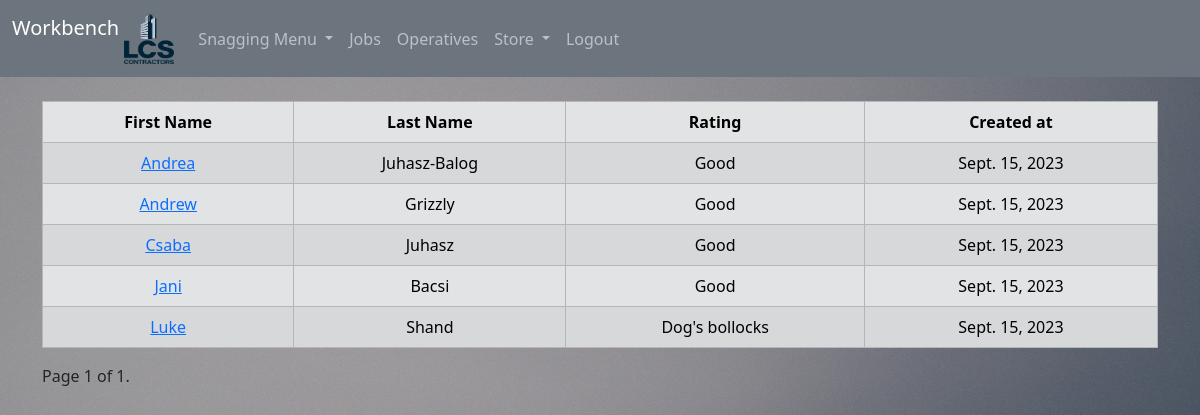
Page /operatives/ (signed in) on the earlier database version.
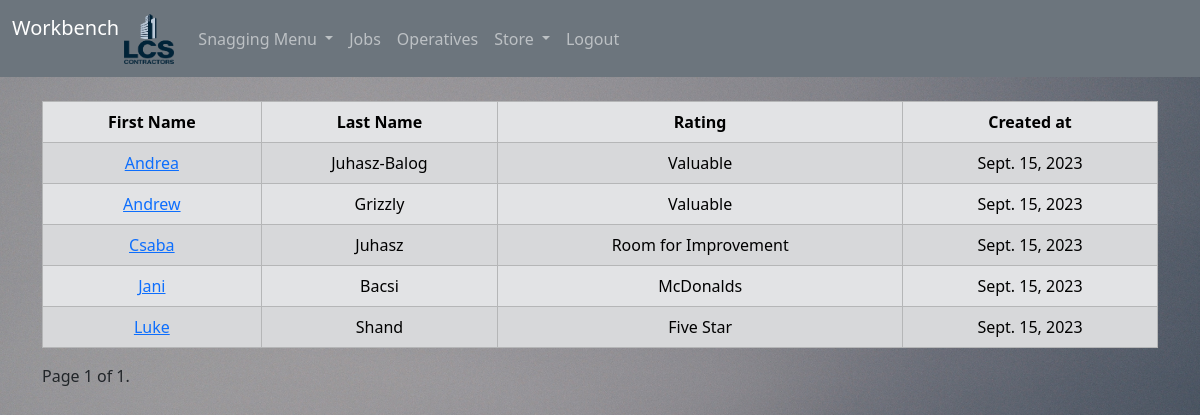
Same page on the later database version.
### operatives/models.py (models this page shows, shortened)
class Operative(models.Model):
    one = "McDonalds"
    two = "Room for Improvement"
    tree = "Valuable"
    four = "Five Star"
    rating_choices = [
        (one, "McDonalds"),
        (two, "Room for Improvement"),
        (tree, "Valuable"),
        (four, "Five Star"),
    ]
    first_name = models.CharField(max_length=200)
    last_name = models.CharField(max_length=200)
    operative_created_at = models.DateField(auto_now_add=True)
    rating = models.CharField(max_length=21, choices=rating_choices, default=tree)
    class Meta:
        ordering = ["first_name"]

### operatives/views.py (the view)
# urls.py: path("operatives/", include("operatives.urls")),
def operatives(request):
    p = Paginator(Operative.objects.all(), 5)
    page_number = request.GET.get("page")
    operatives = p.get_page(page_number)
    return render(request, "operatives/home.html", {"operatives": operatives})

### operatives/templates/operatives/home.html (shortened to what this page needs)
{%extends 'base.html'%} {%block content%}
<table class="table table-hover table-bordered table-secondary table-striped">
  {%if user.is_authenticated and user.is_staff %}
  <thead class="table-secondary">
    <tr>
      <th scope="col">First Name</th>
      <th scope="col">Last Name</th>
      <th scope="col">Rating</th>
      <th scope="col">Created at</th>
    </tr>
  </thead>
  <tbody>
    {% if operatives %} {%for operative in operatives%}
    <tr>
      <td>
        <a href="{% url 'operatives/individual' operative.id %}"
          >{{operative.first_name}}
        </a>
      </td>
      <td>{{operative.last_name}}</td>
      <td>{{operative.rating}}</td>
      <td>{{operative.operative_created_at}}</td>
    </tr>
    {%endfor%}
  </tbody>
</table>
{% endif %} {% endif %}{% include "pagination.html" with page=operatives %} {% endblock %}

Differences in the rows shown:
changed Operative "Andrea": rating "Good" → "Valuable"
changed Operative "Andrew": rating "Good" → "Valuable"
changed Operative "Csaba": rating "Good" → "Room for Improvement"
changed Operative "Jani": rating "Good" → "McDonalds"
changed Operative "Luke": rating "Dog's bollocks" → "Five Star"
